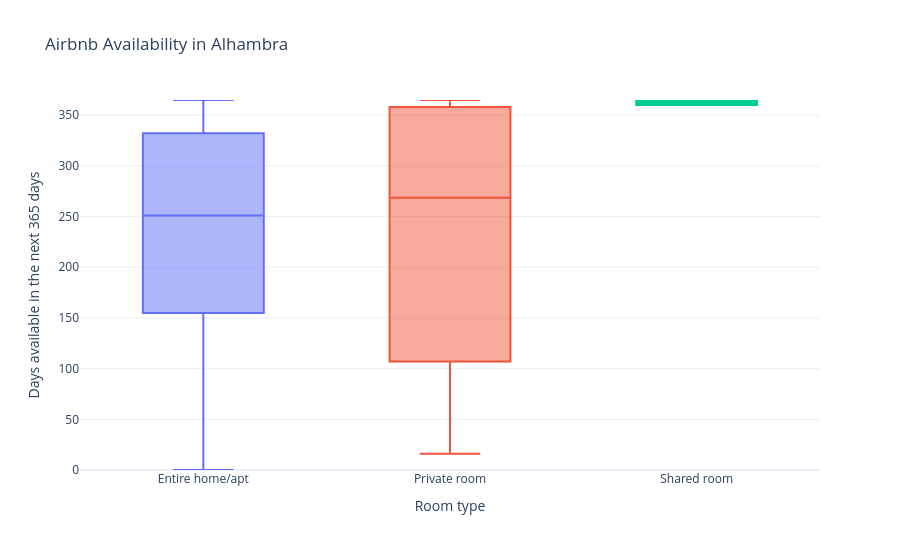

The cell this chart's notebook holds for it:
### Markdown cell above
## 14. Create the second static Plotly figure

The second figure should add different but related evidence rather than repeat the first figure in another style.

### Code cell
fig_availability = px.box(
    filtered,
    x="room_type",
    y="availability_365",
    color="room_type",
    title=f"Airbnb Availability in {selected_neighbourhood}",
    template="plotly_white",
    height=550,
    labels={
        "room_type": "Room type",
        "availability_365": "Days available in the next 365 days"
    }
)

fig_availability.update_layout(showlegend=False)
fig_availability.update_yaxes(range=[0, 365])

fig_availability.show()

### Figure 1 — Plotly figure (JSON) as saved in the notebook; plotly's stock layout.template omitted (floating-point values rounded to 4 significant figures; data arrays with more than 128 entries replaced by an {"elided": "..."} marker saying what was removed)
{"data": [{"alignmentgroup": "True", "hovertemplate": "Room type=%{x}<br>Days available in the next 365 days=%{y}<extra></extra>", "legendgroup": "Entire home/apt", "marker": {"color": "#636efa"}, "name": "Entire home/apt", "notched": false, "offsetgroup": "Entire home/apt", "orientation": "v", "showlegend": true, "type": "box", "x": {"elided": "437 str values"}, "x0": " ", "xaxis": "x", "y": {"elided": "437 int values"}, "y0": " ", "yaxis": "y"}, {"alignmentgroup": "True", "hovertemplate": "Room type=%{x}<br>Days available in the next 365 days=%{y}<extra></extra>", "legendgroup": "Private room", "marker": {"color": "#EF553B"}, "name": "Private room", "notched": false, "offsetgroup": "Private room", "orientation": "v", "showlegend": true, "type": "box", "x": {"elided": "168 str values"}, "x0": " ", "xaxis": "x", "y": {"elided": "168 int values"}, "y0": " ", "yaxis": "y"}, {"alignmentgroup": "True", "hovertemplate": "Room type=%{x}<br>Days available in the next 365 days=%{y}<extra></extra>", "legendgroup": "Shared room", "marker": {"color": "#00cc96"}, "name": "Shared room", "notched": false, "offsetgroup": "Shared room", "orientation": "v", "showlegend": true, "type": "box", "x": ["Shared room", "Shared room"], "x0": " ", "xaxis": "x", "y": [364, 360], "y0": " ", "yaxis": "y"}], "layout": {"boxmode": "overlay", "height": 550, "legend": {"title": {"text": "Room type"}, "tracegroupgap": 0}, "showlegend": false, "title": {"text": "Airbnb Availability in Alhambra"}, "xaxis": {"anchor": "y", "categoryarray": ["Entire home/apt", "Private room", "Shared room"], "categoryorder": "array", "domain": [0, 1], "title": {"text": "Room type"}}, "yaxis": {"anchor": "x", "domain": [0, 1], "range": [0, 365], "title": {"text": "Days available in the next 365 days"}}}}
